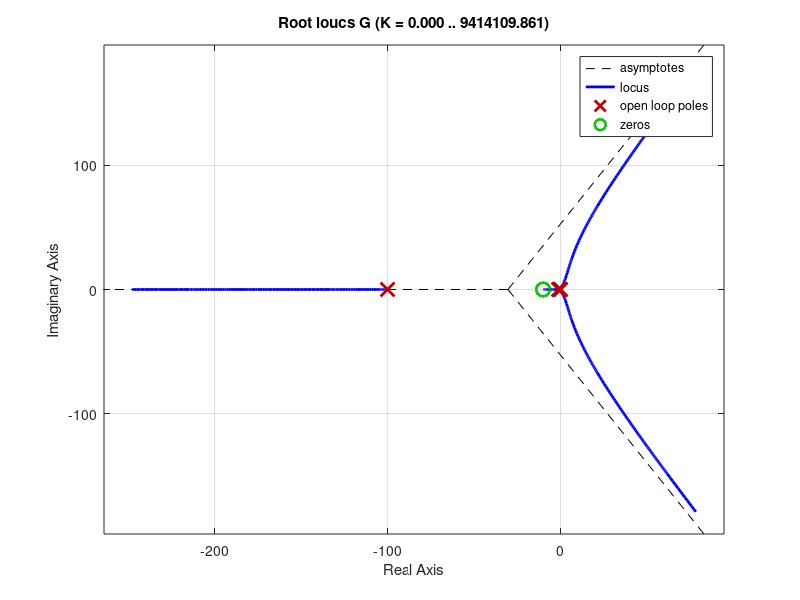
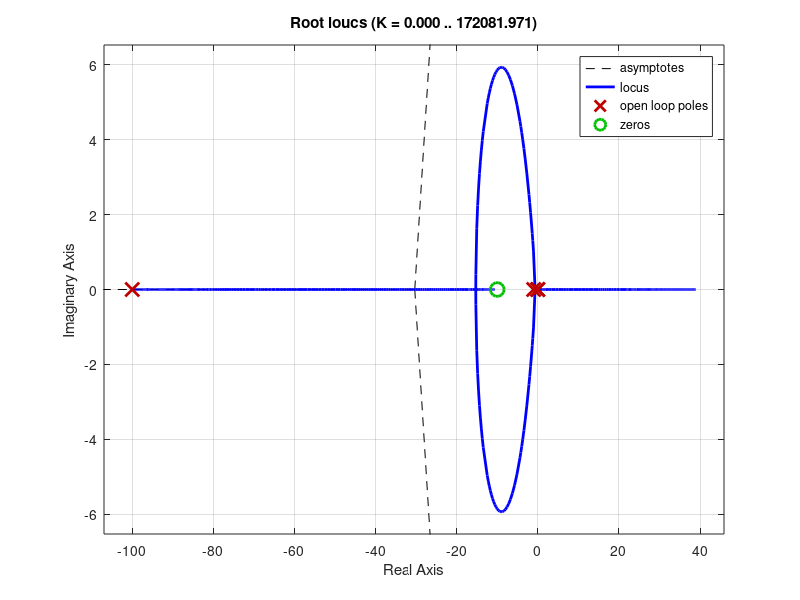
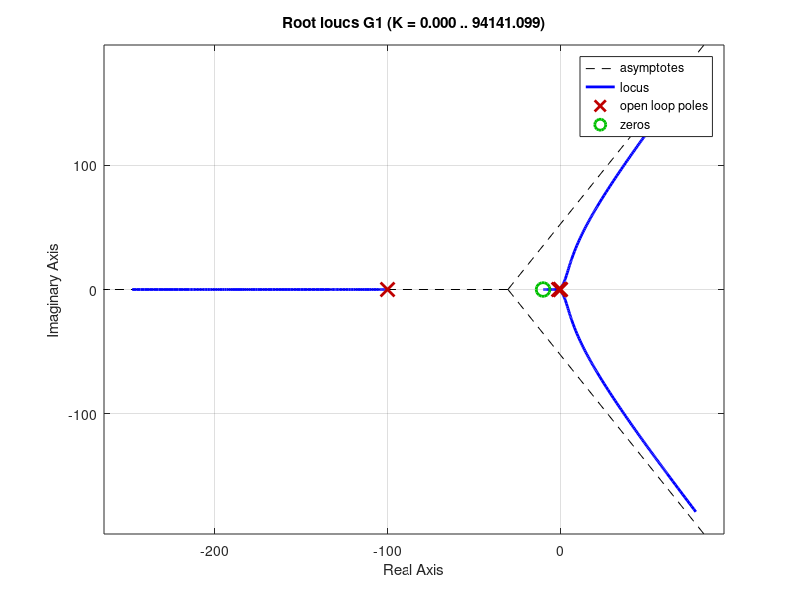
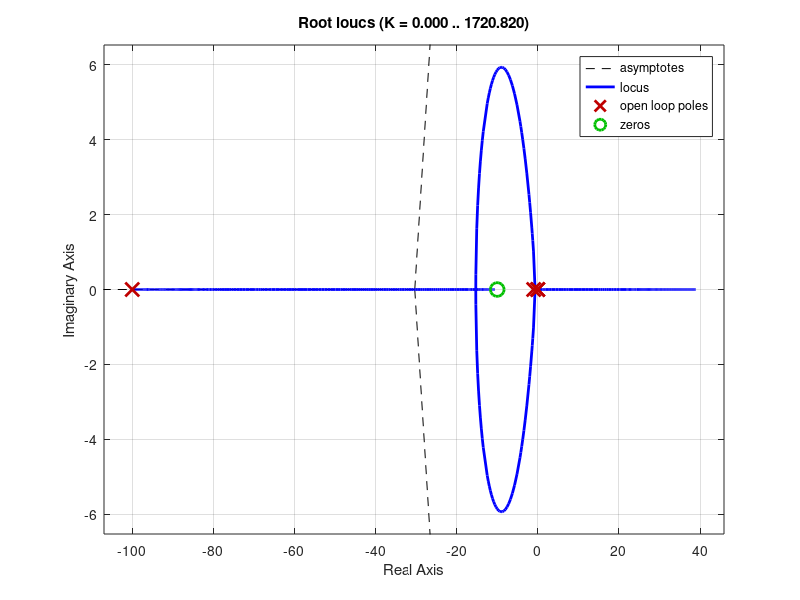

MATLAB code to generate these figures, in order:
%% Esame 10-01-2023 - Esercizio 2

clear all; close all; clc;

%% Funzione di trasferimento

s = tf('s');
G = (s+10)/(s^2*(s+1)*(s+100))

Gz = zero(G)
Gp = pole(G)

% Sistema stabile se tutte le radici nel semipiano sinistro
figure; rlocus(G) % instabile con 2 PD
figure; rlocus(-G) % instabile con 1 PD

%% 1. Controllore puramente proporzionale

KP1 = 100;
C1 = KP1;
G1 = C1*G;

figure; rlocus(G1) % instabile con 2 PD
figure; rlocus(-G1) % instabile con 1 PD

%% 2. Controllore PI

KP2 = 1;
KI2 = 1;
C2 = KP2+(KI2/s);
G2 = C2*G;

figure; rlocus(G2) % instabile con 2 PD
figure; rlocus(-G2) % instabile con 1 PD

%% 3. Controllore PD

KP3 = 1;
KD3 = 1;
C3 = KP3+(KD3*s);
G3 = C3*G;

figure; rlocus(G3) % stabile
figure; rlocus(-G3) % instabile con 1 PD

%% 3. Controllore PD con margine di fase = 45°

KP4 = 92.5;
KD4 = 100;
C4 = KP4+(KD4*s);
G4 = C4*G;

W = feedback(G4,1);
figure; margin(W);
[Gm,Pm,Wcg,Wcp] = margin(W);
